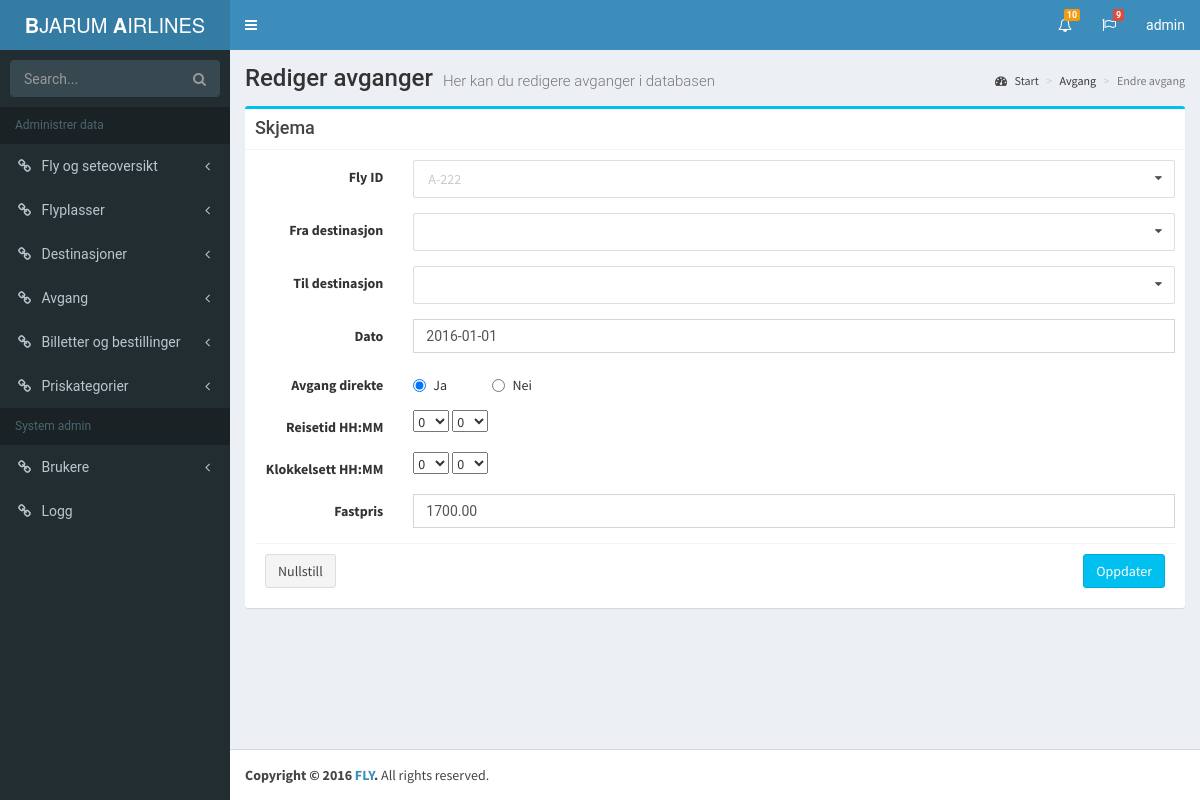
Page /vedlikehold/Avganger/avgangerEdit.php?id=1 (signed in) on the committed database.
### tables this page shows
CREATE TABLE fly
(
    flyId INT NOT NULL AUTO_INCREMENT,
    flyNr VARCHAR(45) NOT NULL,
    flyModell VARCHAR(45) NOT NULL,
    type VARCHAR(45) NOT NULL,
    plasser INT NOT NULL,
    aarsmodell CHAR (4) NOT NULL,
    endret TIMESTAMP DEFAULT CURRENT_TIMESTAMP ON UPDATE CURRENT_TIMESTAMP,
    CONSTRAINT pk_fly PRIMARY KEY (flyId)
);

CREATE TABLE avgang
(
    avgangId INT NOT NULL AUTO_INCREMENT,
    flyId INT NOT NULL,
    fraDestId INT NOT NULL,
    tilDestId INT NOT NULL,
    dato DATE NOT NULL,
    direkte VARCHAR (5) NOT NULL,
    reiseTid CHAR (5) NOT NULL,
    klokkeslett CHAR (5) NOT NULL,  
    fastpris DECIMAL (14,2) NOT NULL,
    endret TIMESTAMP DEFAULT CURRENT_TIMESTAMP ON UPDATE CURRENT_TIMESTAMP,
    CONSTRAINT pk_avgang PRIMARY KEY (avgangId),
    CONSTRAINT fk_avgang2 FOREIGN KEY (fraDestId) REFERENCES destinasjon (destinasjonId),
    CONSTRAINT fk_avgang3 FOREIGN KEY (tilDestId) REFERENCES destinasjon (destinasjonId)
);

### vedlikehold/php/Plane.php (called while the page is built, shortened)
<?php
class Planes {
    public function GetPlane($flyId, $logg)
    {
        include (realpath(dirname(__FILE__)).'/db.php');;
        $sql = "select * FROM fly WHERE flyId=?;";
        $queryPlanes = $db_connection->prepare($sql);
        $queryPlanes->bind_param('i', $flyId);
        $queryPlanes->execute();
        $resultSet = $queryPlanes->get_result();
        $fly =  $resultSet->fetch_all();
        return $fly;
    }
}

### vedlikehold/php/Avgang.php (called while the page is built, shortened)
<?php
    class Avgang
{
        public function GetAvgang ($avgangId, $logg)
        {
            include (realpath(dirname(__FILE__)).'/db.php');;
            $sql = "SELECT avgangId, fraDestId, tilDestId, dato, direkte, reiseTid, klokkeslett, fastpris, flyId
                    FROM avgang WHERE avgangId= ?;";
            $queryAvgang = $db_connection->prepare($sql);
            $queryAvgang->bind_param('i'
                                    , $avgangId);
            $queryAvgang->execute();
            $resultSet = $queryAvgang->get_result();
            $avgang =  $resultSet->fetch_all();
            return $avgang;
        }
 }

### vedlikehold/php/Destinasjon.php (called while the page is built, shortened)
<?php
    class Destinasjon
    {
        public function GetDestinasjon($destinasjonId, $logg)
        {
            include (realpath(dirname(__FILE__)).'/db.php');;
            $sql = "SELECT destinasjonId, navn, flyplassId, landskode, stedsnavn, geo_lat, geo_lng
                    FROM destinasjon WHERE destinasjonId=?;";
            $queryDestinasjon = $db_connection->prepare($sql);
            $queryDestinasjon->bind_param('i'
                                    , $destinasjonId);
            $queryDestinasjon->execute();
            $resultSet = $queryDestinasjon->get_result();
            $destinasjon =  $resultSet->fetch_all();
            return $destinasjon;
        }
    }

### vedlikehold/Avganger/avgangerEdit.php (the view, shortened to what this page needs)
<?php
include('../html/start.php');
include('../php/Plane.php');
include('../php/Destinasjon.php');
include('../php/AdminClasses.php');
include('../php/Avgang.php');
$fly = new Planes;
$dataFly= $fly -> GetPlaneDataset($logg);
$avgang = new Avgang();
$destinasjon = new Destinasjon;
$dataDest = $destinasjon -> GetDestDataset($logg);
if(@$_GET['id']){
  $id = $_GET['id'];
  $avgangInfo = $avgang->GetAvgang ($id, $logg);
}
$errorMelding = "";
?>
<div class="content-wrapper">
  <section class="content-header">
      <h1>
        Rediger avganger
        <small>Her kan du redigere avganger i databasen</small>
      </h1>
    <ol class="breadcrumb">
      <li><a href="../"><i class="fa fa-dashboard"></i> Start</a></li>
      <li>Avgang</li>
      <li class="active">Endre avgang</li>
    </ol>
  </section>
  <section class="content">
        <div class="row">
      <div class="col-sm-12">
          <div class="box box-info">
<?php
  if($_GET && $_GET['id']){
?>
            <div class="box-header with-border"><?php echo $errorMelding; ?><div id="melding"></div>
           <h3 class="box-title">Skjema</h3>
            </div>
          <form method="post" class="form-horizontal" onsubmit="return validerRegistrerAvgang()">
              <div class="box-body">
               <div class="form-group" data-toggle="tooltip" data-placement="auto bottom" title="Velg fly ID">
                  <label for="FlyId" class="col-sm-2 control-label">Fly ID</label>
               <div class="col-sm-10">
                      <?php
                        echo $html->GenerateSearchSelectionbox($dataFly,'flyId','flyId'
                        ,$fly->GetPlane($avgangInfo[0][8], $logg)[0][1],'','', $avgangInfo[0][8]);
                        ?>
                  </div>
                  </div>
              <div class="form-group"  data-toggle="tooltip" data-placement="top" title="Fra destinasjon ID">
                  <label for="fraDestId" class="col-sm-2 control-label" >Fra destinasjon</label>
                <div class="col-sm-10">
                    <?php
                    echo $html->GenerateSearchSelectionbox($dataDest,'fraDestId','fraDestId',$destinasjon->GetDestinasjon($avgangInfo[0][1],$logg)[0][1],'','',$avgangInfo[0][1]);
                    ?>
                </div>
              </div>
                            <div class="form-group"  data-toggle="tooltip" data-placement="top" title="Til destinasjon ID">
                  <label for="avgangTilDestId" class="col-sm-2 control-label" >Til destinasjon</label>
                <div class="col-sm-10">
                  <?php
                    echo $html->GenerateSearchSelectionbox($dataDest,'tilDestId','tilDestId',$destinasjon->GetDestinasjon($avgangInfo[0][2],$logg)[0][1],'','',$avgangInfo[0][2]);
                    ?>
                </div>
              </div>
                <div class="form-group"  data-toggle="tooltip" data-placement="top" title="YYYY-MM-DD">
                  <label for="Dato" class="col-sm-2 control-label" >Dato</label>
                <div class="col-sm-10">
                    <input type="text" class="form-control" id="dato" name="dato" value="<?php echo $avgangInfo[0][3]?>" onmouseover="musOverRK(this)" onmouseout="musUt(this)">
                </div>
              </div>
            <div class="form-group"  data-toggle="tooltip" data-placement="top"  >
                  <label for="direkte" class="col-sm-2 control-label" >Avgang direkte</label>
                  <div class="col-sm-1">
                    <label class="radio-inline">
                      <input type="radio" name="direkte" value="Ja" <?php
                      if ($avgangInfo[0][4] == "Ja")
                      {
                        echo "checked";
                      }   ?> >Ja
                    </label>
                  </div>
                  <div class="col-sm-1">
                    <label class="radio-inline">
                      <input type="radio" name="direkte" value="Nei" <?php
                        if ($avgangInfo[0][4] == "Nei")
                        {
                            echo "checked";
                        }  ?> >Nei
                    </label>
                  </div>
              </div>
             <div class="form-group"  data-toggle="tooltip" data-placement="top" value="<?php echo $avgangInfo[0][5] ?>">
                  <label for="ReiseTid" class="col-sm-2 control-label" >Reisetid HH:MM</label>
                <div class="col-sm-5">
                <select name="reiseTid">
                  <option value="0"<?php if($avgangInfo[0][5]== "0"){echo "selected";} ?>>0</option>
                </select>
              <select>
                <option value="0"<?php if($avgangInfo[0][5]== "0"){echo "selected";} ?>>0</option>
              </select>
              </div>
              </div>
              <div class="form-group"  data-toggle="tooltip" data-placement="top" value="<?php echo $avgangInfo[0][6] ?>">
                  <label for="Klokkelsett" class="col-sm-2 control-label" >Klokkelsett HH:MM</label>
                <div class="col-sm-5">
                <select name="klokkeslett">
                  <option value="0"<?php if($avgangInfo[0][6]== "0"){echo "selected";} ?>>0</option>
                </select>
                <select>
                  <option value="0"<?php if($avgangInfo[0][6]== "0"){echo "selected";} ?>>0</option>
                </select>
               </div>
              </div>
              <div class="form-group"  data-toggle="tooltip" data-placement="top" title="Fyll ut fastpris">
                  <label for="avgangFastKr" class="col-sm-2 control-label" >Fastpris</label>
                <div class="col-sm-10">
                    <input type="text" class="form-control" id="fastpris" name="fastpris" placeholder="Fastpris KR" value="<?php echo $avgangInfo[0][7] ?>" onmouseover="musOverRK(this)" onmouseout="musUt(this)">
                </div>
              </div>
              <div class="box-footer">
                <div class="btn btn-default" onclick="fjernMelding();clearForm(this.form);">Nullstill</div>
                <button type="submit" class="btn btn-info pull-right">Oppdater</button>
              </div>
            </form>
<?php } ?>
          </div>
      </div>
    </div>
  </section>
  </div>

### vedlikehold/php/HtmlHelperClass.php (shortened to what this page needs)
<?php
    class HtmlHelperClass{
        public function GenerateSearchSelectionbox($dataset,$elementId, $inputname, $text, $cssClasses,$required = NULL,$value=NULL){
            if(!$required){
                $required = '';
            }
            $html = '
                    <div id="'.$elementId.'" class="ui fluid search selection dropdown">
                        <input type="hidden" '.$required.' name="'.$inputname.'" value="'.$value.'">
                        <i class="dropdown icon"></i>
                        <div class="default text">'.$text.'</div>
                    <div class="menu">';
            $last = count($dataset) - 1;
            foreach ($dataset as $i => $row)
            {
                $html .= '<div class="item customItem" data-value="'.$row[0].'"><i class="'.$cssClasses.'"></i>'.$row[1].'</div>';
            }
            $html .= '</div></div>';
            return $html;
        }
    }

### vedlikehold/www/css/style.css (style rules this page uses)
body { margin: 0; }
article, aside, details, figcaption, figure, footer, header, hgroup, main, menu, nav, section, summary { display: block; }
h1 { font-size: 200%; padding: 0px; margin: 0; }
h1,h2,h3,h4,p,ul,figcaption,p,input,textarea { font-family: 'Roboto', sans-serif; }

### rows in the picture
fly: flyNr "A-222"
avgang: dato "2016-01-01", direkte "☑ Ja", direkte "☐ Nei", fastpris "1700.00"
